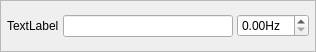
<ui version="4.0" >
 <class>TextParamValue</class>
 <widget class="QWidget" name="TextParamValue" >
  <property name="geometry" >
   <rect>
    <x>0</x>
    <y>0</y>
    <width>316</width>
    <height>52</height>
   </rect>
  </property>
  <property name="windowTitle" >
   <string>Form</string>
  </property>
  <layout class="QHBoxLayout" >
   <property name="margin" >
    <number>0</number>
   </property>
   <property name="spacing" >
    <number>0</number>
   </property>
   <item>
    <widget class="QFrame" name="frame" >
     <property name="frameShape" >
      <enum>QFrame::StyledPanel</enum>
     </property>
     <property name="frameShadow" >
      <enum>QFrame::Raised</enum>
     </property>
     <layout class="QHBoxLayout" >
      <property name="margin" >
       <number>6</number>
      </property>
      <property name="spacing" >
       <number>4</number>
      </property>
      <item>
       <widget class="QLabel" name="titleLabel" >
        <property name="text" >
         <string>TextLabel</string>
        </property>
       </widget>
      </item>
      <item>
       <widget class="QLineEdit" name="valueTextBox" />
      </item>
      <item>
       <widget class="QDoubleSpinBox" name="valueSpinner" >
        <property name="suffix" >
         <string>Hz</string>
        </property>
       </widget>
      </item>
     </layout>
    </widget>
   </item>
  </layout>
 </widget>
 <resources/>
 <connections/>
</ui>
